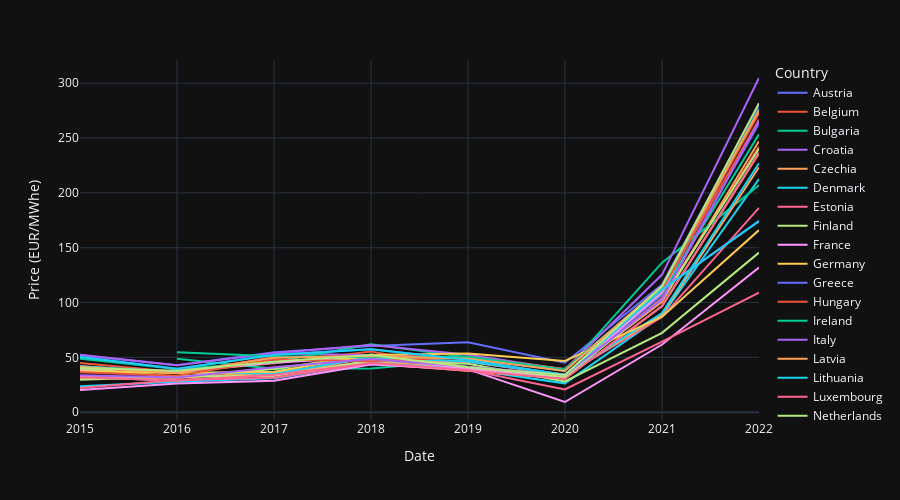

Source (notebook cell):
### Code cell
# calculate monthly average prices by country
df_avg_a = df.pivot(index='Date', columns='Country', values='Price (EUR/MWhe)') # move country names to columns
df_avg_a = df_avg_a.groupby(pd.PeriodIndex(df_avg_a.index, freq="Y")).mean() # calculate monthly average values per country
df_avg_a = df_avg_a.reset_index() # move 'Date' column from being index into a separate column
df_avg_a = df_avg_a.melt(id_vars=['Date'], value_vars=list(df_avg_a.columns)[1:], var_name='Country', value_name='Price (EUR/MWhe)') # move individual country columns into a single 'Country' column
df_avg_a['Date'] = df_avg_a['Date'].dt.to_timestamp() # convert DataFrame periods (e.g. 2015-01) to timestamp (e.g. 2015-01-01)
#df_avg_m

# chart monthly average prices by country
fig = px.line(df_avg_a, 
    x=df_avg_a['Date'],
    y=df_avg_a['Price (EUR/MWhe)'],
    color=df_avg_a['Country'],
    height=500, 
    width=900,
    template='plotly_dark'
    )  # charts the data
fig.show() # chart daily the data

### Figure 1 — Plotly figure (JSON) as saved in the notebook; plotly's stock layout.template omitted (floating-point values rounded to 4 significant figures)
{"data": [{"hovertemplate": "Country=Austria<br>Date=%{x}<br>Price (EUR/MWhe)=%{y}<extra></extra>", "legendgroup": "Austria", "line": {"color": "#636efa", "dash": "solid"}, "marker": {"symbol": "circle"}, "mode": "lines", "name": "Austria", "orientation": "v", "showlegend": true, "type": "scatter", "x": ["2015-01-01T00:00:00", "2016-01-01T00:00:00", "2017-01-01T00:00:00", "2018-01-01T00:00:00", "2019-01-01T00:00:00", "2020-01-01T00:00:00", "2021-01-01T00:00:00", "2022-01-01T00:00:00"], "xaxis": "x", "y": [31.88, 28.98, 34.19, 46.31, 40.06, 33.15, 106.9, 263.3], "yaxis": "y"}, {"hovertemplate": "Country=Belgium<br>Date=%{x}<br>Price (EUR/MWhe)=%{y}<extra></extra>", "legendgroup": "Belgium", "line": {"color": "#EF553B", "dash": "solid"}, "marker": {"symbol": "circle"}, "mode": "lines", "name": "Belgium", "orientation": "v", "showlegend": true, "type": "scatter", "x": ["2015-01-01T00:00:00", "2016-01-01T00:00:00", "2017-01-01T00:00:00", "2018-01-01T00:00:00", "2019-01-01T00:00:00", "2020-01-01T00:00:00", "2021-01-01T00:00:00", "2022-01-01T00:00:00"], "xaxis": "x", "y": [44.72, 36.62, 44.58, 55.28, 39.35, 31.88, 104.1, 242.3], "yaxis": "y"}, {"hovertemplate": "Country=Bulgaria<br>Date=%{x}<br>Price (EUR/MWhe)=%{y}<extra></extra>", "legendgroup": "Bulgaria", "line": {"color": "#00cc96", "dash": "solid"}, "marker": {"symbol": "circle"}, "mode": "lines", "name": "Bulgaria", "orientation": "v", "showlegend": true, "type": "scatter", "x": ["2015-01-01T00:00:00", "2016-01-01T00:00:00", "2017-01-01T00:00:00", "2018-01-01T00:00:00", "2019-01-01T00:00:00", "2020-01-01T00:00:00", "2021-01-01T00:00:00", "2022-01-01T00:00:00"], "xaxis": "x", "y": [null, 48.8, 39.67, 39.89, 47.47, 39.29, 108.7, 253.4], "yaxis": "y"}, {"hovertemplate": "Country=Croatia<br>Date=%{x}<br>Price (EUR/MWhe)=%{y}<extra></extra>", "legendgroup": "Croatia", "line": {"color": "#ab63fa", "dash": "solid"}, "marker": {"symbol": "circle"}, "mode": "lines", "name": "Croatia", "orientation": "v", "showlegend": true, "type": "scatter", "x": ["2015-01-01T00:00:00", "2016-01-01T00:00:00", "2017-01-01T00:00:00", "2018-01-01T00:00:00", "2019-01-01T00:00:00", "2020-01-01T00:00:00", "2021-01-01T00:00:00", "2022-01-01T00:00:00"], "xaxis": "x", "y": [null, null, 53.79, 52.01, 49.28, 38.03, 114.7, 274.8], "yaxis": "y"}, {"hovertemplate": "Country=Czechia<br>Date=%{x}<br>Price (EUR/MWhe)=%{y}<extra></extra>", "legendgroup": "Czechia", "line": {"color": "#FFA15A", "dash": "solid"}, "marker": {"symbol": "circle"}, "mode": "lines", "name": "Czechia", "orientation": "v", "showlegend": true, "type": "scatter", "x": ["2015-01-01T00:00:00", "2016-01-01T00:00:00", "2017-01-01T00:00:00", "2018-01-01T00:00:00", "2019-01-01T00:00:00", "2020-01-01T00:00:00", "2021-01-01T00:00:00", "2022-01-01T00:00:00"], "xaxis": "x", "y": [32.32, 31.15, 36.45, 46.03, 40.23, 33.6, 100.7, 247.2], "yaxis": "y"}, {"hovertemplate": "Country=Denmark<br>Date=%{x}<br>Price (EUR/MWhe)=%{y}<extra></extra>", "legendgroup": "Denmark", "line": {"color": "#19d3f3", "dash": "solid"}, "marker": {"symbol": "circle"}, "mode": "lines", "name": "Denmark", "orientation": "v", "showlegend": true, "type": "scatter", "x": ["2015-01-01T00:00:00", "2016-01-01T00:00:00", "2017-01-01T00:00:00", "2018-01-01T00:00:00", "2019-01-01T00:00:00", "2020-01-01T00:00:00", "2021-01-01T00:00:00", "2022-01-01T00:00:00"], "xaxis": "x", "y": [23.53, 27.78, 30.84, 44.89, 39.02, 26.28, 88.06, 212.6], "yaxis": "y"}, {"hovertemplate": "Country=Estonia<br>Date=%{x}<br>Price (EUR/MWhe)=%{y}<extra></extra>", "legendgroup": "Estonia", "line": {"color": "#FF6692", "dash": "solid"}, "marker": {"symbol": "circle"}, "mode": "lines", "name": "Estonia", "orientation": "v", "showlegend": true, "type": "scatter", "x": ["2015-01-01T00:00:00", "2016-01-01T00:00:00", "2017-01-01T00:00:00", "2018-01-01T00:00:00", "2019-01-01T00:00:00", "2020-01-01T00:00:00", "2021-01-01T00:00:00", "2022-01-01T00:00:00"], "xaxis": "x", "y": [31.08, 33.07, 33.2, 47.07, 45.86, 33.69, 86.73, 186.4], "yaxis": "y"}, {"hovertemplate": "Country=Finland<br>Date=%{x}<br>Price (EUR/MWhe)=%{y}<extra></extra>", "legendgroup": "Finland", "line": {"color": "#B6E880", "dash": "solid"}, "marker": {"symbol": "circle"}, "mode": "lines", "name": "Finland", "orientation": "v", "showlegend": true, "type": "scatter", "x": ["2015-01-01T00:00:00", "2016-01-01T00:00:00", "2017-01-01T00:00:00", "2018-01-01T00:00:00", "2019-01-01T00:00:00", "2020-01-01T00:00:00", "2021-01-01T00:00:00", "2022-01-01T00:00:00"], "xaxis": "x", "y": [29.66, 32.44, 33.19, 46.8, 44.04, 28.02, 72.34, 145.5], "yaxis": "y"}, {"hovertemplate": "Country=France<br>Date=%{x}<br>Price (EUR/MWhe)=%{y}<extra></extra>", "legendgroup": "France", "line": {"color": "#FF97FF", "dash": "solid"}, "marker": {"symbol": "circle"}, "mode": "lines", "name": "France", "orientation": "v", "showlegend": true, "type": "scatter", "x": ["2015-01-01T00:00:00", "2016-01-01T00:00:00", "2017-01-01T00:00:00", "2018-01-01T00:00:00", "2019-01-01T00:00:00", "2020-01-01T00:00:00", "2021-01-01T00:00:00", "2022-01-01T00:00:00"], "xaxis": "x", "y": [38.53, 36.75, 44.96, 50.2, 39.45, 32.2, 109.2, 276.4], "yaxis": "y"}, {"hovertemplate": "Country=Germany<br>Date=%{x}<br>Price (EUR/MWhe)=%{y}<extra></extra>", "legendgroup": "Germany", "line": {"color": "#FECB52", "dash": "solid"}, "marker": {"symbol": "circle"}, "mode": "lines", "name": "Germany", "orientation": "v", "showlegend": true, "type": "scatter", "x": ["2015-01-01T00:00:00", "2016-01-01T00:00:00", "2017-01-01T00:00:00", "2018-01-01T00:00:00", "2019-01-01T00:00:00", "2020-01-01T00:00:00", "2021-01-01T00:00:00", "2022-01-01T00:00:00"], "xaxis": "x", "y": [31.88, 28.98, 34.19, 44.47, 37.67, 30.47, 96.85, 236.3], "yaxis": "y"}, {"hovertemplate": "Country=Greece<br>Date=%{x}<br>Price (EUR/MWhe)=%{y}<extra></extra>", "legendgroup": "Greece", "line": {"color": "#636efa", "dash": "solid"}, "marker": {"symbol": "circle"}, "mode": "lines", "name": "Greece", "orientation": "v", "showlegend": true, "type": "scatter", "x": ["2015-01-01T00:00:00", "2016-01-01T00:00:00", "2017-01-01T00:00:00", "2018-01-01T00:00:00", "2019-01-01T00:00:00", "2020-01-01T00:00:00", "2021-01-01T00:00:00", "2022-01-01T00:00:00"], "xaxis": "x", "y": [51.93, 42.85, 54.68, 60.4, 63.82, 45.09, 116.5, 280.2], "yaxis": "y"}, {"hovertemplate": "Country=Hungary<br>Date=%{x}<br>Price (EUR/MWhe)=%{y}<extra></extra>", "legendgroup": "Hungary", "line": {"color": "#EF553B", "dash": "solid"}, "marker": {"symbol": "circle"}, "mode": "lines", "name": "Hungary", "orientation": "v", "showlegend": true, "type": "scatter", "x": ["2015-01-01T00:00:00", "2016-01-01T00:00:00", "2017-01-01T00:00:00", "2018-01-01T00:00:00", "2019-01-01T00:00:00", "2020-01-01T00:00:00", "2021-01-01T00:00:00", "2022-01-01T00:00:00"], "xaxis": "x", "y": [40.6, 35.43, 50.35, 51.01, 50.35, 39.01, 113.9, 272.7], "yaxis": "y"}, {"hovertemplate": "Country=Ireland<br>Date=%{x}<br>Price (EUR/MWhe)=%{y}<extra></extra>", "legendgroup": "Ireland", "line": {"color": "#00cc96", "dash": "solid"}, "marker": {"symbol": "circle"}, "mode": "lines", "name": "Ireland", "orientation": "v", "showlegend": true, "type": "scatter", "x": ["2015-01-01T00:00:00", "2016-01-01T00:00:00", "2017-01-01T00:00:00", "2018-01-01T00:00:00", "2019-01-01T00:00:00", "2020-01-01T00:00:00", "2021-01-01T00:00:00", "2022-01-01T00:00:00"], "xaxis": "x", "y": [48.64, 39.26, 45.7, 61.97, 50.16, 37.61, 136.3, 206.9], "yaxis": "y"}, {"hovertemplate": "Country=Italy<br>Date=%{x}<br>Price (EUR/MWhe)=%{y}<extra></extra>", "legendgroup": "Italy", "line": {"color": "#ab63fa", "dash": "solid"}, "marker": {"symbol": "circle"}, "mode": "lines", "name": "Italy", "orientation": "v", "showlegend": true, "type": "scatter", "x": ["2015-01-01T00:00:00", "2016-01-01T00:00:00", "2017-01-01T00:00:00", "2018-01-01T00:00:00", "2019-01-01T00:00:00", "2020-01-01T00:00:00", "2021-01-01T00:00:00", "2022-01-01T00:00:00"], "xaxis": "x", "y": [52.38, 42.69, 53.93, 61.28, 52.34, 38.92, 125.5, 304.8], "yaxis": "y"}, {"hovertemplate": "Country=Latvia<br>Date=%{x}<br>Price (EUR/MWhe)=%{y}<extra></extra>", "legendgroup": "Latvia", "line": {"color": "#FFA15A", "dash": "solid"}, "marker": {"symbol": "circle"}, "mode": "lines", "name": "Latvia", "orientation": "v", "showlegend": true, "type": "scatter", "x": ["2015-01-01T00:00:00", "2016-01-01T00:00:00", "2017-01-01T00:00:00", "2018-01-01T00:00:00", "2019-01-01T00:00:00", "2020-01-01T00:00:00", "2021-01-01T00:00:00", "2022-01-01T00:00:00"], "xaxis": "x", "y": [41.85, 36.09, 34.68, 49.9, 46.28, 34.05, 88.78, 223.4], "yaxis": "y"}, {"hovertemplate": "Country=Lithuania<br>Date=%{x}<br>Price (EUR/MWhe)=%{y}<extra></extra>", "legendgroup": "Lithuania", "line": {"color": "#19d3f3", "dash": "solid"}, "marker": {"symbol": "circle"}, "mode": "lines", "name": "Lithuania", "orientation": "v", "showlegend": true, "type": "scatter", "x": ["2015-01-01T00:00:00", "2016-01-01T00:00:00", "2017-01-01T00:00:00", "2018-01-01T00:00:00", "2019-01-01T00:00:00", "2020-01-01T00:00:00", "2021-01-01T00:00:00", "2022-01-01T00:00:00"], "xaxis": "x", "y": [41.92, 36.53, 35.13, 50.0, 46.12, 34.04, 90.46, 227.0], "yaxis": "y"}, {"hovertemplate": "Country=Luxembourg<br>Date=%{x}<br>Price (EUR/MWhe)=%{y}<extra></extra>", "legendgroup": "Luxembourg", "line": {"color": "#FF6692", "dash": "solid"}, "marker": {"symbol": "circle"}, "mode": "lines", "name": "Luxembourg", "orientation": "v", "showlegend": true, "type": "scatter", "x": ["2015-01-01T00:00:00", "2016-01-01T00:00:00", "2017-01-01T00:00:00", "2018-01-01T00:00:00", "2019-01-01T00:00:00", "2020-01-01T00:00:00", "2021-01-01T00:00:00", "2022-01-01T00:00:00"], "xaxis": "x", "y": [31.88, 28.98, 34.19, 44.47, 37.67, 30.47, 96.85, 236.3], "yaxis": "y"}, {"hovertemplate": "Country=Netherlands<br>Date=%{x}<br>Price (EUR/MWhe)=%{y}<extra></extra>", "legendgroup": "Netherlands", "line": {"color": "#B6E880", "dash": "solid"}, "marker": {"symbol": "circle"}, "mode": "lines", "name": "Netherlands", "orientation": "v", "showlegend": true, "type": "scatter", "x": ["2015-01-01T00:00:00", "2016-01-01T00:00:00", "2017-01-01T00:00:00", "2018-01-01T00:00:00", "2019-01-01T00:00:00", "2020-01-01T00:00:00", "2021-01-01T00:00:00", "2022-01-01T00:00:00"], "xaxis": "x", "y": [40.08, 32.25, 39.31, 52.54, 41.19, 32.24, 103.0, 240.4], "yaxis": "y"}, {"hovertemplate": "Country=Norway<br>Date=%{x}<br>Price (EUR/MWhe)=%{y}<extra></extra>", "legendgroup": "Norway", "line": {"color": "#FF97FF", "dash": "solid"}, "marker": {"symbol": "circle"}, "mode": "lines", "name": "Norway", "orientation": "v", "showlegend": true, "type": "scatter", "x": ["2015-01-01T00:00:00", "2016-01-01T00:00:00", "2017-01-01T00:00:00", "2018-01-01T00:00:00", "2019-01-01T00:00:00", "2020-01-01T00:00:00", "2021-01-01T00:00:00", "2022-01-01T00:00:00"], "xaxis": "x", "y": [20.16, 26.06, 28.59, 43.55, 38.98, 9.266, 61.68, 131.9], "yaxis": "y"}, {"hovertemplate": "Country=Poland<br>Date=%{x}<br>Price (EUR/MWhe)=%{y}<extra></extra>", "legendgroup": "Poland", "line": {"color": "#FECB52", "dash": "solid"}, "marker": {"symbol": "circle"}, "mode": "lines", "name": "Poland", "orientation": "v", "showlegend": true, "type": "scatter", "x": ["2015-01-01T00:00:00", "2016-01-01T00:00:00", "2017-01-01T00:00:00", "2018-01-01T00:00:00", "2019-01-01T00:00:00", "2020-01-01T00:00:00", "2021-01-01T00:00:00", "2022-01-01T00:00:00"], "xaxis": "x", "y": [37.24, 35.76, 36.78, 52.17, 53.46, 46.66, 87.03, 166.1], "yaxis": "y"}, {"hovertemplate": "Country=Portugal<br>Date=%{x}<br>Price (EUR/MWhe)=%{y}<extra></extra>", "legendgroup": "Portugal", "line": {"color": "#636efa", "dash": "solid"}, "marker": {"symbol": "circle"}, "mode": "lines", "name": "Portugal", "orientation": "v", "showlegend": true, "type": "scatter", "x": ["2015-01-01T00:00:00", "2016-01-01T00:00:00", "2017-01-01T00:00:00", "2018-01-01T00:00:00", "2019-01-01T00:00:00", "2020-01-01T00:00:00", "2021-01-01T00:00:00", "2022-01-01T00:00:00"], "xaxis": "x", "y": [50.47, 39.44, 52.48, 57.45, 47.87, 33.99, 112.0, 174.5], "yaxis": "y"}, {"hovertemplate": "Country=Romania<br>Date=%{x}<br>Price (EUR/MWhe)=%{y}<extra></extra>", "legendgroup": "Romania", "line": {"color": "#EF553B", "dash": "solid"}, "marker": {"symbol": "circle"}, "mode": "lines", "name": "Romania", "orientation": "v", "showlegend": true, "type": "scatter", "x": ["2015-01-01T00:00:00", "2016-01-01T00:00:00", "2017-01-01T00:00:00", "2018-01-01T00:00:00", "2019-01-01T00:00:00", "2020-01-01T00:00:00", "2021-01-01T00:00:00", "2022-01-01T00:00:00"], "xaxis": "x", "y": [36.43, 33.16, 48.02, 46.43, 50.4, 39.49, 111.4, 266.9], "yaxis": "y"}, {"hovertemplate": "Country=Serbia<br>Date=%{x}<br>Price (EUR/MWhe)=%{y}<extra></extra>", "legendgroup": "Serbia", "line": {"color": "#00cc96", "dash": "solid"}, "marker": {"symbol": "circle"}, "mode": "lines", "name": "Serbia", "orientation": "v", "showlegend": true, "type": "scatter", "x": ["2015-01-01T00:00:00", "2016-01-01T00:00:00", "2017-01-01T00:00:00", "2018-01-01T00:00:00", "2019-01-01T00:00:00", "2020-01-01T00:00:00", "2021-01-01T00:00:00", "2022-01-01T00:00:00"], "xaxis": "x", "y": [null, 54.72, 51.05, 50.16, 50.51, 39.01, 114.0, 276.6], "yaxis": "y"}, {"hovertemplate": "Country=Slovakia<br>Date=%{x}<br>Price (EUR/MWhe)=%{y}<extra></extra>", "legendgroup": "Slovakia", "line": {"color": "#ab63fa", "dash": "solid"}, "marker": {"symbol": "circle"}, "mode": "lines", "name": "Slovakia", "orientation": "v", "showlegend": true, "type": "scatter", "x": ["2015-01-01T00:00:00", "2016-01-01T00:00:00", "2017-01-01T00:00:00", "2018-01-01T00:00:00", "2019-01-01T00:00:00", "2020-01-01T00:00:00", "2021-01-01T00:00:00", "2022-01-01T00:00:00"], "xaxis": "x", "y": [33.56, 31.61, 40.94, 48.47, 41.51, 34.01, 102.8, 265.6], "yaxis": "y"}, {"hovertemplate": "Country=Slovenia<br>Date=%{x}<br>Price (EUR/MWhe)=%{y}<extra></extra>", "legendgroup": "Slovenia", "line": {"color": "#FFA15A", "dash": "solid"}, "marker": {"symbol": "circle"}, "mode": "lines", "name": "Slovenia", "orientation": "v", "showlegend": true, "type": "scatter", "x": ["2015-01-01T00:00:00", "2016-01-01T00:00:00", "2017-01-01T00:00:00", "2018-01-01T00:00:00", "2019-01-01T00:00:00", "2020-01-01T00:00:00", "2021-01-01T00:00:00", "2022-01-01T00:00:00"], "xaxis": "x", "y": [41.42, 35.62, 49.52, 51.17, 48.75, 37.55, 115.0, 275.4], "yaxis": "y"}, {"hovertemplate": "Country=Spain<br>Date=%{x}<br>Price (EUR/MWhe)=%{y}<extra></extra>", "legendgroup": "Spain", "line": {"color": "#19d3f3", "dash": "solid"}, "marker": {"symbol": "circle"}, "mode": "lines", "name": "Spain", "orientation": "v", "showlegend": true, "type": "scatter", "x": ["2015-01-01T00:00:00", "2016-01-01T00:00:00", "2017-01-01T00:00:00", "2018-01-01T00:00:00", "2019-01-01T00:00:00", "2020-01-01T00:00:00", "2021-01-01T00:00:00", "2022-01-01T00:00:00"], "xaxis": "x", "y": [50.32, 39.67, 52.23, 57.3, 47.68, 33.96, 111.9, 174.1], "yaxis": "y"}, {"hovertemplate": "Country=Sweden<br>Date=%{x}<br>Price (EUR/MWhe)=%{y}<extra></extra>", "legendgroup": "Sweden", "line": {"color": "#FF6692", "dash": "solid"}, "marker": {"symbol": "circle"}, "mode": "lines", "name": "Sweden", "orientation": "v", "showlegend": true, "type": "scatter", "x": ["2015-01-01T00:00:00", "2016-01-01T00:00:00", "2017-01-01T00:00:00", "2018-01-01T00:00:00", "2019-01-01T00:00:00", "2020-01-01T00:00:00", "2021-01-01T00:00:00", "2022-01-01T00:00:00"], "xaxis": "x", "y": [22.01, 29.24, 31.34, 44.81, 38.54, 20.75, 64.35, 109.1], "yaxis": "y"}, {"hovertemplate": "Country=Switzerland<br>Date=%{x}<br>Price (EUR/MWhe)=%{y}<extra></extra>", "legendgroup": "Switzerland", "line": {"color": "#B6E880", "dash": "solid"}, "marker": {"symbol": "circle"}, "mode": "lines", "name": "Switzerland", "orientation": "v", "showlegend": true, "type": "scatter", "x": ["2015-01-01T00:00:00", "2016-01-01T00:00:00", "2017-01-01T00:00:00", "2018-01-01T00:00:00", "2019-01-01T00:00:00", "2020-01-01T00:00:00", "2021-01-01T00:00:00", "2022-01-01T00:00:00"], "xaxis": "x", "y": [40.26, 37.88, 45.93, 52.22, 40.91, 34.0, 114.9, 281.8], "yaxis": "y"}], "layout": {"height": 500, "legend": {"title": {"text": "Country"}, "tracegroupgap": 0}, "margin": {"t": 60}, "width": 900, "xaxis": {"anchor": "y", "domain": [0, 1], "title": {"text": "Date"}}, "yaxis": {"anchor": "x", "domain": [0, 1], "title": {"text": "Price (EUR/MWhe)"}}}}
